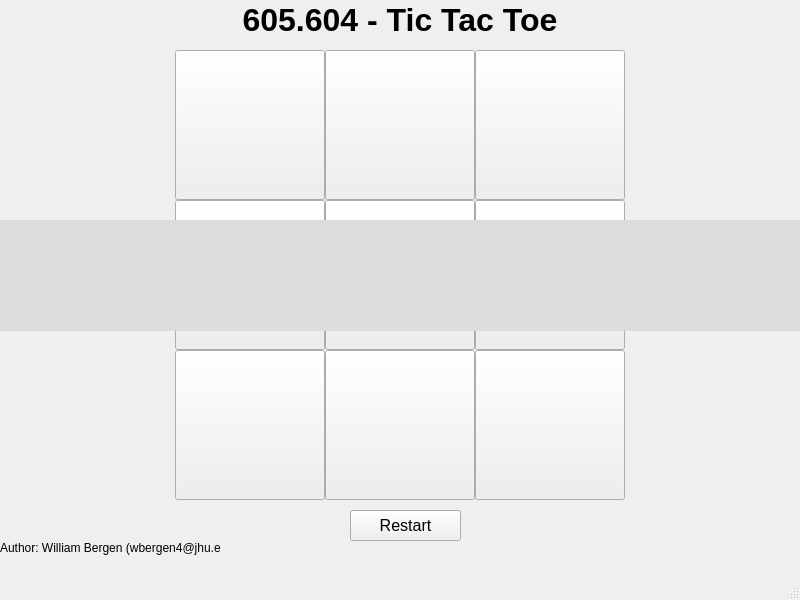
<?xml version="1.0" encoding="UTF-8"?>
<ui version="4.0">
 <class>MainWindow</class>
 <widget class="QMainWindow" name="MainWindow">
  <property name="geometry">
   <rect>
    <x>0</x>
    <y>0</y>
    <width>800</width>
    <height>600</height>
   </rect>
  </property>
  <property name="windowTitle">
   <string>MainWindow</string>
  </property>
  <widget class="QWidget" name="centralwidget">
   <widget class="QLabel" name="title">
    <property name="enabled">
     <bool>true</bool>
    </property>
    <property name="geometry">
     <rect>
      <x>0</x>
      <y>0</y>
      <width>800</width>
      <height>39</height>
     </rect>
    </property>
    <property name="sizePolicy">
     <sizepolicy hsizetype="Fixed" vsizetype="Fixed">
      <horstretch>0</horstretch>
      <verstretch>0</verstretch>
     </sizepolicy>
    </property>
    <property name="font">
     <font>
      <pointsize>24</pointsize>
      <weight>75</weight>
      <bold>true</bold>
     </font>
    </property>
    <property name="text">
     <string>605.604 - Tic Tac Toe</string>
    </property>
    <property name="alignment">
     <set>Qt::AlignCenter</set>
    </property>
   </widget>
   <widget class="QPushButton" name="restart">
    <property name="enabled">
     <bool>true</bool>
    </property>
    <property name="geometry">
     <rect>
      <x>350</x>
      <y>510</y>
      <width>111</width>
      <height>31</height>
     </rect>
    </property>
    <property name="font">
     <font>
      <pointsize>12</pointsize>
     </font>
    </property>
    <property name="text">
     <string>Restart</string>
    </property>
   </widget>
   <widget class="QWidget" name="board" native="true">
    <property name="geometry">
     <rect>
      <x>175</x>
      <y>50</y>
      <width>450</width>
      <height>450</height>
     </rect>
    </property>
    <property name="sizePolicy">
     <sizepolicy hsizetype="Fixed" vsizetype="Fixed">
      <horstretch>0</horstretch>
      <verstretch>0</verstretch>
     </sizepolicy>
    </property>
    <widget class="QWidget" name="layoutWidget">
     <property name="geometry">
      <rect>
       <x>0</x>
       <y>0</y>
       <width>451</width>
       <height>452</height>
      </rect>
     </property>
     <layout class="QGridLayout" name="layout" columnstretch="0,0,0">
      <property name="sizeConstraint">
       <enum>QLayout::SetFixedSize</enum>
      </property>
      <property name="spacing">
       <number>0</number>
      </property>
      <item row="0" column="0">
       <widget class="QPushButton" name="cell_1">
        <property name="sizePolicy">
         <sizepolicy hsizetype="Fixed" vsizetype="Fixed">
          <horstretch>0</horstretch>
          <verstretch>0</verstretch>
         </sizepolicy>
        </property>
        <property name="minimumSize">
         <size>
          <width>150</width>
          <height>150</height>
         </size>
        </property>
        <property name="maximumSize">
         <size>
          <width>150</width>
          <height>150</height>
         </size>
        </property>
        <property name="font">
         <font>
          <pointsize>50</pointsize>
          <weight>50</weight>
          <bold>false</bold>
         </font>
        </property>
        <property name="text">
         <string/>
        </property>
       </widget>
      </item>
      <item row="1" column="2">
       <widget class="QPushButton" name="cell_6">
        <property name="sizePolicy">
         <sizepolicy hsizetype="Fixed" vsizetype="Fixed">
          <horstretch>0</horstretch>
          <verstretch>0</verstretch>
         </sizepolicy>
        </property>
        <property name="minimumSize">
         <size>
          <width>150</width>
          <height>150</height>
         </size>
        </property>
        <property name="maximumSize">
         <size>
          <width>150</width>
          <height>150</height>
         </size>
        </property>
        <property name="font">
         <font>
          <pointsize>50</pointsize>
          <weight>50</weight>
          <bold>false</bold>
         </font>
        </property>
        <property name="text">
         <string/>
        </property>
       </widget>
      </item>
      <item row="0" column="2">
       <widget class="QPushButton" name="cell_3">
        <property name="sizePolicy">
         <sizepolicy hsizetype="Fixed" vsizetype="Fixed">
          <horstretch>0</horstretch>
          <verstretch>0</verstretch>
         </sizepolicy>
        </property>
        <property name="minimumSize">
         <size>
          <width>150</width>
          <height>150</height>
         </size>
        </property>
        <property name="maximumSize">
         <size>
          <width>150</width>
          <height>150</height>
         </size>
        </property>
        <property name="font">
         <font>
          <pointsize>50</pointsize>
          <weight>50</weight>
          <bold>false</bold>
         </font>
        </property>
        <property name="cursor">
         <cursorShape>BusyCursor</cursorShape>
        </property>
        <property name="text">
         <string/>
        </property>
       </widget>
      </item>
      <item row="2" column="2">
       <widget class="QPushButton" name="cell_9">
        <property name="sizePolicy">
         <sizepolicy hsizetype="Fixed" vsizetype="Fixed">
          <horstretch>0</horstretch>
          <verstretch>0</verstretch>
         </sizepolicy>
        </property>
        <property name="minimumSize">
         <size>
          <width>150</width>
          <height>150</height>
         </size>
        </property>
        <property name="maximumSize">
         <size>
          <width>150</width>
          <height>150</height>
         </size>
        </property>
        <property name="font">
         <font>
          <pointsize>50</pointsize>
          <weight>50</weight>
          <bold>false</bold>
         </font>
        </property>
        <property name="text">
         <string/>
        </property>
       </widget>
      </item>
      <item row="1" column="1">
       <widget class="QPushButton" name="cell_5">
        <property name="sizePolicy">
         <sizepolicy hsizetype="Fixed" vsizetype="Fixed">
          <horstretch>0</horstretch>
          <verstretch>0</verstretch>
         </sizepolicy>
        </property>
        <property name="minimumSize">
         <size>
          <width>150</width>
          <height>150</height>
         </size>
        </property>
        <property name="maximumSize">
         <size>
          <width>150</width>
          <height>150</height>
         </size>
        </property>
        <property name="font">
         <font>
          <pointsize>50</pointsize>
          <weight>50</weight>
          <bold>false</bold>
         </font>
        </property>
        <property name="text">
         <string/>
        </property>
       </widget>
      </item>
      <item row="2" column="0">
       <widget class="QPushButton" name="cell_7">
        <property name="sizePolicy">
         <sizepolicy hsizetype="Fixed" vsizetype="Fixed">
          <horstretch>0</horstretch>
          <verstretch>0</verstretch>
         </sizepolicy>
        </property>
        <property name="minimumSize">
         <size>
          <width>150</width>
          <height>150</height>
         </size>
        </property>
        <property name="maximumSize">
         <size>
          <width>150</width>
          <height>150</height>
         </size>
        </property>
        <property name="font">
         <font>
          <pointsize>50</pointsize>
          <weight>50</weight>
          <bold>false</bold>
         </font>
        </property>
        <property name="text">
         <string/>
        </property>
       </widget>
      </item>
      <item row="2" column="1">
       <widget class="QPushButton" name="cell_8">
        <property name="sizePolicy">
         <sizepolicy hsizetype="Fixed" vsizetype="Fixed">
          <horstretch>0</horstretch>
          <verstretch>0</verstretch>
         </sizepolicy>
        </property>
        <property name="minimumSize">
         <size>
          <width>150</width>
          <height>150</height>
         </size>
        </property>
        <property name="maximumSize">
         <size>
          <width>150</width>
          <height>150</height>
         </size>
        </property>
        <property name="font">
         <font>
          <pointsize>50</pointsize>
          <weight>50</weight>
          <bold>false</bold>
         </font>
        </property>
        <property name="text">
         <string/>
        </property>
       </widget>
      </item>
      <item row="1" column="0">
       <widget class="QPushButton" name="cell_4">
        <property name="sizePolicy">
         <sizepolicy hsizetype="Fixed" vsizetype="Fixed">
          <horstretch>0</horstretch>
          <verstretch>0</verstretch>
         </sizepolicy>
        </property>
        <property name="minimumSize">
         <size>
          <width>150</width>
          <height>150</height>
         </size>
        </property>
        <property name="maximumSize">
         <size>
          <width>150</width>
          <height>150</height>
         </size>
        </property>
        <property name="font">
         <font>
          <pointsize>50</pointsize>
          <weight>50</weight>
          <bold>false</bold>
         </font>
        </property>
        <property name="text">
         <string/>
        </property>
       </widget>
      </item>
      <item row="0" column="1">
       <widget class="QPushButton" name="cell_2">
        <property name="sizePolicy">
         <sizepolicy hsizetype="Fixed" vsizetype="Fixed">
          <horstretch>0</horstretch>
          <verstretch>0</verstretch>
         </sizepolicy>
        </property>
        <property name="minimumSize">
         <size>
          <width>150</width>
          <height>150</height>
         </size>
        </property>
        <property name="maximumSize">
         <size>
          <width>150</width>
          <height>150</height>
         </size>
        </property>
        <property name="font">
         <font>
          <pointsize>50</pointsize>
          <weight>50</weight>
          <bold>false</bold>
         </font>
        </property>
        <property name="text">
         <string/>
        </property>
       </widget>
      </item>
     </layout>
    </widget>
   </widget>
   <widget class="QLabel" name="gameover">
    <property name="enabled">
     <bool>true</bool>
    </property>
    <property name="geometry">
     <rect>
      <x>0</x>
      <y>220</y>
      <width>800</width>
      <height>111</height>
     </rect>
    </property>
    <property name="font">
     <font>
      <pointsize>60</pointsize>
      <weight>75</weight>
      <bold>true</bold>
     </font>
    </property>
    <property name="styleSheet">
     <string notr="true">background-color: rgb(220, 220, 220);
border-color: rgb(0, 0, 0);</string>
    </property>
    <property name="text">
     <string/>
    </property>
    <property name="alignment">
     <set>Qt::AlignCenter</set>
    </property>
   </widget>
   <widget class="QLabel" name="author">
    <property name="geometry">
     <rect>
      <x>0</x>
      <y>540</y>
      <width>221</width>
      <height>16</height>
     </rect>
    </property>
    <property name="text">
     <string>Author: William Bergen (wbergen4@jhu.edu)</string>
    </property>
   </widget>
  </widget>
  <widget class="QMenuBar" name="menubar">
   <property name="geometry">
    <rect>
     <x>0</x>
     <y>0</y>
     <width>800</width>
     <height>21</height>
    </rect>
   </property>
  </widget>
  <widget class="QStatusBar" name="statusbar"/>
 </widget>
 <resources/>
 <connections/>
</ui>
